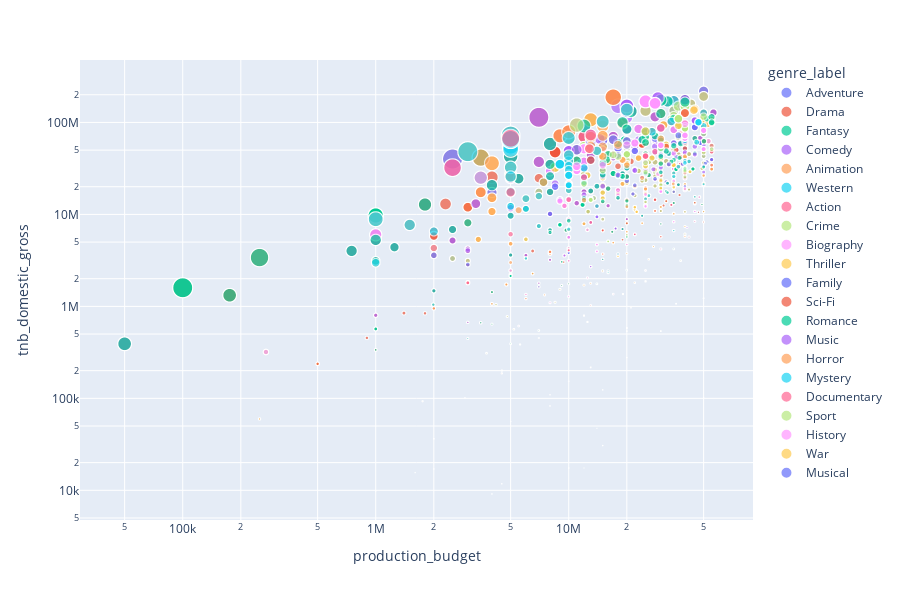

The notebook cell this image was saved under:
### Markdown cell above
#### Explore the use of using Plotly

### Code cell
fig = px.scatter(low_budget_df, x="production_budget", y="tnb_domestic_gross", color="genre_label",
                 size='domestic_gross_budget_ratio',log_y=True, log_x=True, width=900, height=600)

fig.show()
